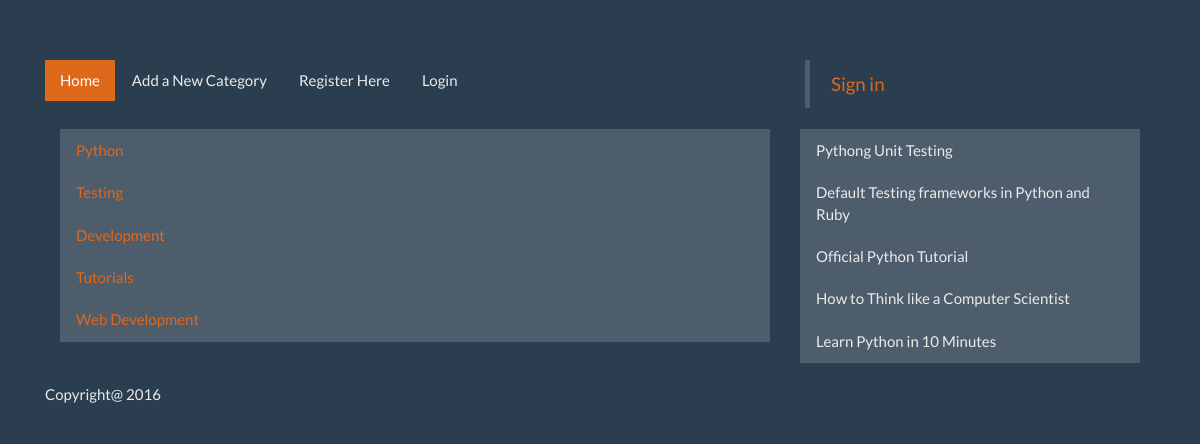
Screenshot of /rango/ with the database file from the repository.
### rango/models.py (models this page shows, shortened)
class Category(models.Model):
    name = models.CharField(max_length=128, unique=True)
    views = models.IntegerField(default=0)
    likes = models.IntegerField(default=0)
    slug = models.SlugField()
    class Meta:
        verbose_name_plural = "Categories"

class Page(models.Model):
    category = models.ForeignKey(Category)
    title = models.CharField(max_length=128)
    url = models.URLField()
    views = models.IntegerField(default=0)

### rango/views.py (the view)
def index(request):
    category_list = Category.objects.order_by('-likes')[:5]
    most_viewed = Page.objects.order_by('-views')[:5]
    context_dict = {
                'categories' : category_list,
                'most_viewed' : most_viewed
    }
    visits = request.session.get('visits')
    if not visits:
        visits = 1
    reset_last_visit_time = False
    last_visit = request.session.get('last_visit')
    if last_visit:
        last_visit_time = datetime.strptime(last_visit[:18],"%Y-%m-%d %H:%M:%S")
        if(datetime.now()-last_visit_time).seconds > 0 :
            visits = visits + 1
            reset_last_visit_time = True
    else:
        reset_last_visit_time = True
    if reset_last_visit_time:
        request.session['last_visit'] = str(datetime.now())
        request.session['visits'] = visits
    response = render(request,'rango/index.html',context_dict)
    return response

### templates/rango/index.html (shortened to what this page needs)
    {% extends "rango/base.html" %}
 {% block body_block %}
  <div class="col-md-8">
        {% if categories %}
              <ul class="list-group">
                  {% for category in categories %}
                        <li class="list-group-item"><a href="{% url 'category' category.slug %}">{{ category.name }}</a></li>
                      {% endfor %}
                  </ul>
              {% else %}
                  <strong>There are no categories present.</strong>
              {% endif %}
</div>
 <div class="col-md-4">
             <ul class="list-group">
             {%  for list_pages in most_viewed %}
                  <li class="list-group-item">  {{ list_pages.title }}   </li>
             {%  endfor %}
              </ul>
  </div>
    {% endblock %}
      {% block footer %}
      <div class="col-md-12">
            <p>Copyright@ 2016</p>
    </div>
      {% endblock %}

### templates/rango/base.html (shortened to what this page needs)
{% load staticfiles %}
<!DOCTYPE html>
<html>
    <head>
        <link rel="stylesheet" href="{% static "css/base.css" %}" />
        <link rel="stylesheet" href="{% static "css/form.css" %}" />
    </head>
    <body>
      <div class="container">
          <div class="col-md-8">
            <ul class="nav nav-pills">
              <li role="presentation" class="active"><a href="{% url 'index' %}">Home</a></li>
              <li role="presentation"><a href="{% url 'add_category' %}">Add a New Category</a></li>
              {% if user.is_authenticated %}
                   <li role="presentation"><a href="{% url 'auth_logout' %}?next=/rango/">Logout</a></li>
              {% else %}
                  <li role="presentation"><a href="{% url 'registration_register' %}">Register Here</a></li>
                  <li role="presentation"><a href="{% url 'auth_login' %}">Login</a></li>
              {% endif %}
          </div>
          <div class="col-md-4">
                  {% if user.is_authenticated %}
                    <blockquote> Welcome :::: {{ user.username }}!</blockquote>
                  {% else %}
                    <blockquote> <a href="{% url 'auth_login' %}"> Sign in</a></blockquote>
                  {% endif %}
          </div>
          <div class="col-md-12">
            {% block body_block %}
            {% endblock %}
          </div>
          <div class="col-md-12">
          </div>
        {% block footer %}
        {% endblock %}
        </div>
    </body>
</html>

### static/css/form.css (style rules this page uses)
body > .container { padding-top: 60px; }

### rows the page displays
Category: name "Python"
Category: name "Testing"
Category: name "Development"
Category: name "Tutorials"
Category: name "Web Development"
Page: title "Pythong Unit Testing"
Page: title "Default Testing frameworks in Python and Ruby"
Page: title "Official Python Tutorial"
Page: title "How to Think like a Computer Scientist"
Page: title "Learn Python in 10 Minutes"
